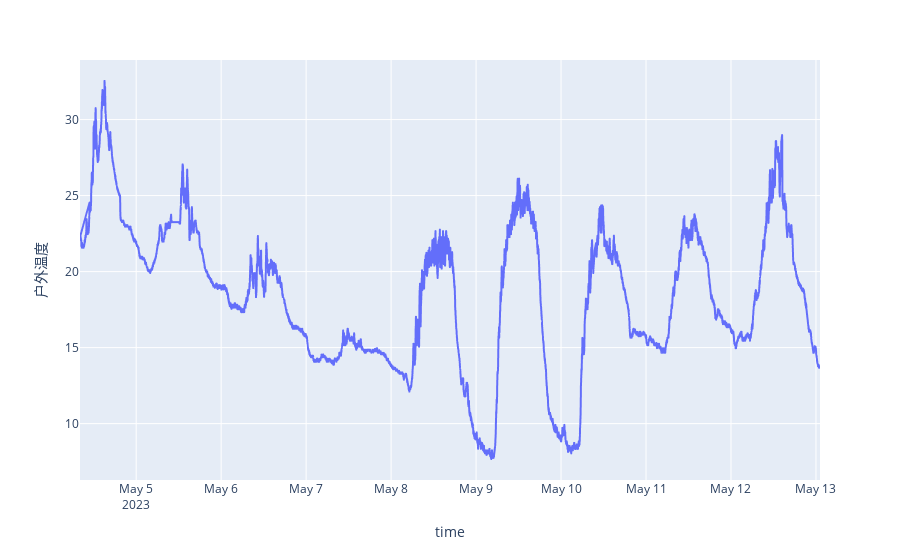

Notebook cell for this chart:
### Code cell
px.line(combine_df,x='time',y='户外温度')

### Figure 1 — Plotly figure (JSON) as saved in the notebook; plotly's stock layout.template omitted (floating-point values rounded to 4 significant figures; data arrays with more than 128 entries replaced by an {"elided": "..."} marker saying what was removed)
{"data": [{"hovertemplate": "time=%{x}<br>户外温度=%{y}<extra></extra>", "legendgroup": "", "line": {"color": "#636efa", "dash": "solid"}, "marker": {"symbol": "circle"}, "mode": "lines", "name": "", "showlegend": false, "type": "scattergl", "x": {"elided": "11990 str values"}, "xaxis": "x", "y": {"elided": "11990 float values"}, "yaxis": "y"}], "layout": {"legend": {"tracegroupgap": 0}, "margin": {"t": 60}, "xaxis": {"anchor": "y", "domain": [0, 1], "title": {"text": "time"}}, "yaxis": {"anchor": "x", "domain": [0, 1], "title": {"text": "户外温度"}}}}
